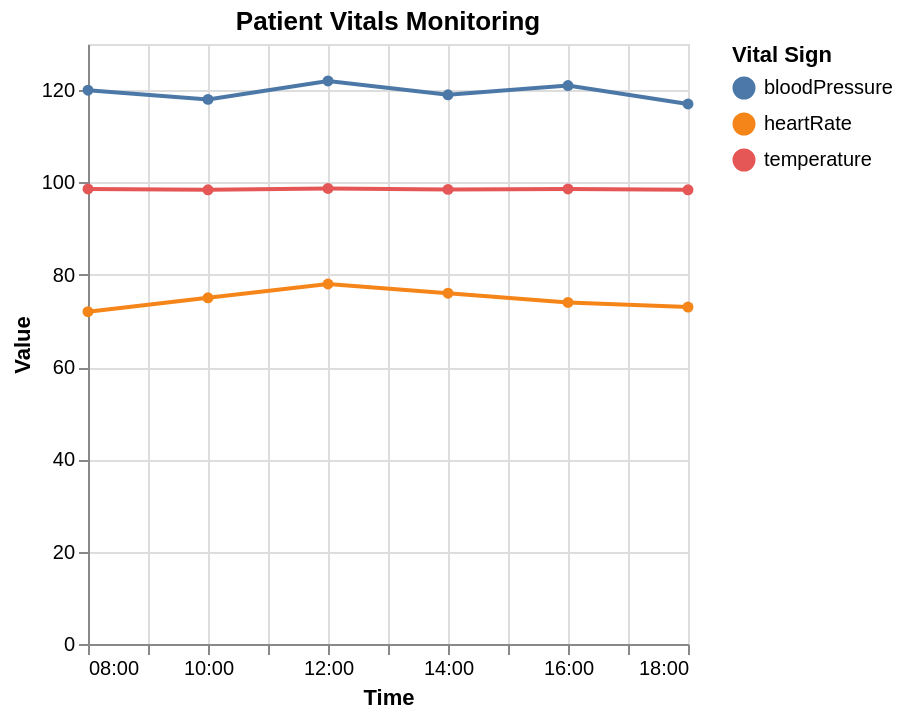

The Vega-Lite source for this figure:
### Vega-Lite specification from a JSON file in a GitHub repository (floating-point values rounded to 4 significant figures)
{"$schema": "https://vega.github.io/schema/vega-lite/v6.json", "description": "Patient vital signs monitoring", "data": {"values": [{"time": "2024-11-27T08:00:00", "heartRate": 72, "bloodPressure": 120, "temperature": 98.6}, {"time": "2024-11-27T10:00:00", "heartRate": 75, "bloodPressure": 118, "temperature": 98.4}, {"time": "2024-11-27T12:00:00", "heartRate": 78, "bloodPressure": 122, "temperature": 98.7}, {"time": "2024-11-27T14:00:00", "heartRate": 76, "bloodPressure": 119, "temperature": 98.5}, {"time": "2024-11-27T16:00:00", "heartRate": 74, "bloodPressure": 121, "temperature": 98.6}, {"time": "2024-11-27T18:00:00", "heartRate": 73, "bloodPressure": 117, "temperature": 98.4}]}, "transform": [{"fold": ["heartRate", "bloodPressure", "temperature"], "as": ["vital", "value"]}], "mark": {"type": "line", "point": true}, "encoding": {"x": {"field": "time", "type": "temporal", "axis": {"title": "Time", "format": "%H:%M"}}, "y": {"field": "value", "type": "quantitative", "axis": {"title": "Value"}}, "color": {"field": "vital", "type": "nominal", "legend": {"title": "Vital Sign"}}}, "title": "Patient Vitals Monitoring"}
